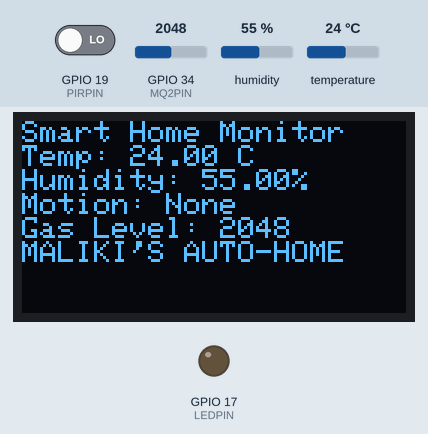
Simulated run of this sketch. Board: ESP32. Parts: 128×64 one-colour display, output pins drawn as LEDs (lit = HIGH). Inputs (shaded band) come from the test bench; at power-on: GPIO 19 (PIRPIN) LOW, GPIO 34 (MQ2PIN) = 2048, humidity 55 %, temperature 24 °C. WiFi joins after 1.5 s; servers stay silent unless stated; the display library's start-up logo is not drawn; no MQTT or app messages arrive unless stated; what the sketch prints to the serial monitor is not drawn.

Above: at 4.8 s.
4.9 s: GPIO 19 (PIRPIN) driven HIGH
At 6.4 s:
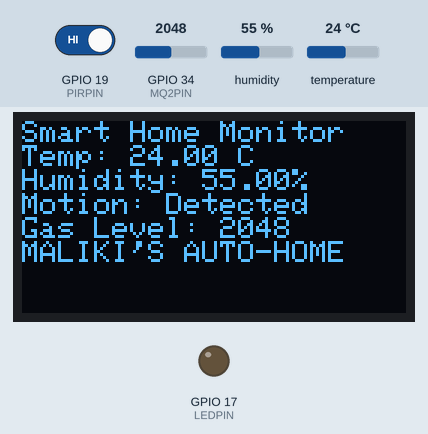
8.1 s: GPIO 34 (MQ2PIN) set to 260
At 9.4 s:
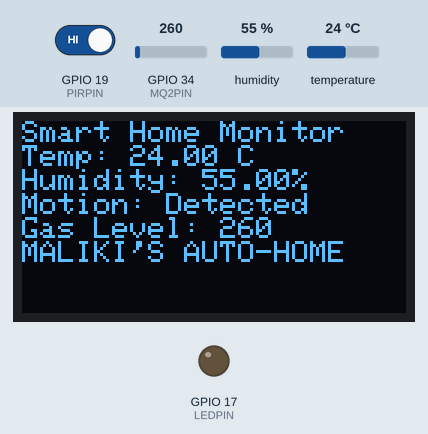
13.1 s: GPIO 19 (PIRPIN) driven LOW
At 14.4 s:
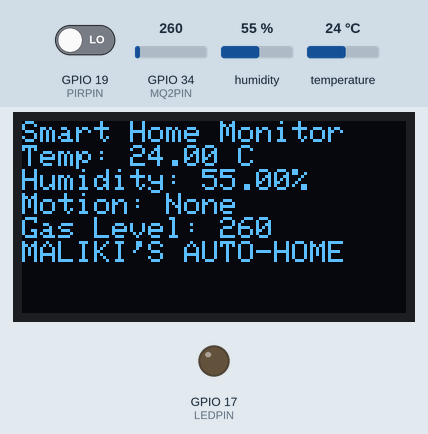
16.1 s: GPIO 34 (MQ2PIN) set to 287
At 17.4 s:
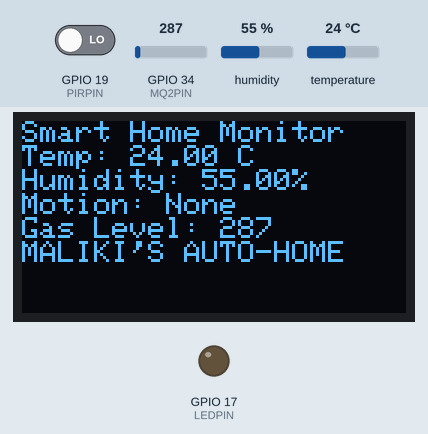
18.1 s: GPIO 34 (MQ2PIN) set to 324
At 19.4 s:
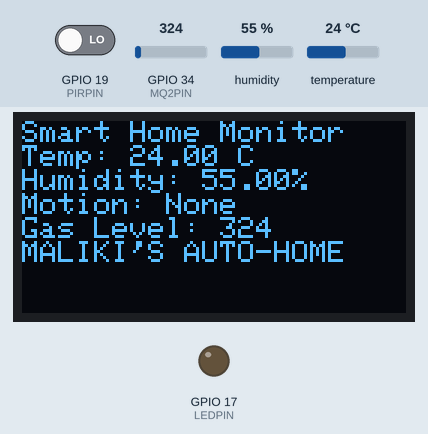
23.1 s: humidity set to 58 %
At 25.4 s:
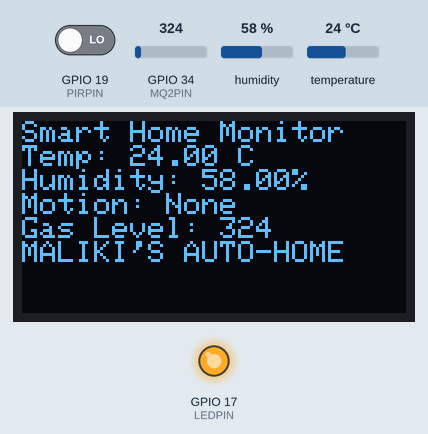
Timing chart, 0 to 26.9 s (numbered marks = the images above; inputs shaded):
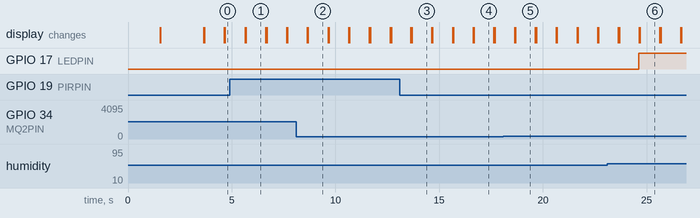

The sketch:

maliki_smarthome.ino
```cpp
#include <WiFi.h>
#include <PubSubClient.h>
#include <DHT.h>
#include <Wire.h>
#include <Adafruit_GFX.h>
#include <Adafruit_SSD1306.h>
#include <ArduinoJson.h>

unsigned long previousMillis = 0;
const long interval = 1000;  // Update interval in milliseconds

// Network credentials
// Remember to fill your SSID and WiFi password
const char* ssid = "......";
const char* password = "......";

// ThingsBoard device token
// Remember to fill your ThingsBoard token
const char* token = "......";

// DHT setup
#define DHTPIN 23 // ESP32 pin connected to DHT22 data pin
#define DHTTYPE DHT22
DHT dht(DHTPIN, DHTTYPE);

// PIR setup
#define PIRPIN 19 // ESP32 pin connected to PIR sensor's output pin

// MQ2 setup
#define MQ2PIN 34 // ESP32 pin connected to MQ2 sensor's analog output

// LED setup
#define LEDPIN 17 // ESP32 pin connected to LED (for HVAC simulation)

// OLED display setup
#define SCREEN_WIDTH 128 // OLED display width, in pixels
#define SCREEN_HEIGHT 64 // OLED display height, in pixels
#define OLED_RESET -1 // Reset pin # (or -1 if sharing Arduino reset pin)
Adafruit_SSD1306 display(SCREEN_WIDTH, SCREEN_HEIGHT, &Wire, OLED_RESET);

// Comfortable range constants
const float COMFORTABLE_TEMP_LOW = 20.0; // 20 degrees Celsius
const float COMFORTABLE_TEMP_HIGH = 28.5; // 27 degrees Celsius
const float COMFORTABLE_HUM_LOW = 40.0; // 40% RH
const float COMFORTABLE_HUM_HIGH = 57.0; // 60% RH

bool hvacStatus = false;
bool motionDetected = false;
bool gasLeak = false;

// Gas threshold for alarm
const int GAS_THRESHOLD = 300; // Example threshold value for the MQ2 sensor

WiFiClient wiFiClient;
PubSubClient client(wiFiClient);

String createJsonPayload(float temperature, float humidity, int pirValue, int mq2Value) {
  String payload = "{";
  payload += "\"temperature\":"; payload += String(temperature); payload += ",";
  payload += "\"humidity\":"; payload += String(humidity); payload += ",";
  payload += "\"motion\":"; payload += pirValue ? "true" : "false"; payload += ",";
  payload += "\"gas\":"; payload += String(mq2Value);
  payload += "}";
  return payload;
}

void updateAttributes() {
  // Prepare the attribute JSON payload
  String attributesPayload = "{\"hvacStatus\":" + String(hvacStatus) + ", \"gasLeak\":" + String(gasLeak) + "}";

  // Convert payload to character array
  char attributes[attributesPayload.length() + 1];
  attributesPayload.toCharArray(attributes, sizeof(attributes));

  // Publish the attributes to ThingsBoard
  client.publish("v1/devices/me/attributes", attributes);
}


String handleRPC(String payload) {
  Serial.println("Received RPC: " + payload);  // Log the received RPC payload

  DynamicJsonDocument doc(1024);
  DeserializationError error = deserializeJson(doc, payload);
  if (error) {
    Serial.print(F("deserializeJson() failed with code "));
    Serial.println(error.c_str());
    return "{\"error\":\"JSON parsing failed\"}";
  }

  String method = doc["method"];
  String params = doc["params"];
  Serial.println("RPC Method: " + method);  // Log the RPC method
  Serial.println("RPC Params: " + params);  // Log the RPC parameters

  // Initialize response JSON object
  DynamicJsonDocument respDoc(1024);
  String responsePayload;

  // Handling different RPC methods
  if (method == "setHVACStatus") {
    hvacStatus = (params == "true");
    digitalWrite(LEDPIN, hvacStatus ? HIGH : LOW);
    respDoc["hvacStatus"] = hvacStatus;
    Serial.println("HVAC status set to: " + String(hvacStatus));  // Log the action taken
  } else if (method == "checkMotionDetected") {
    motionDetected = (digitalRead(PIRPIN) == HIGH);
    respDoc["motionDetected"] = motionDetected;
    Serial.println("Motion detected: " + String(motionDetected));  // Log the motion status
  } else if (method == "checkGasLeak") {
    int mq2Value = analogRead(MQ2PIN);
    gasLeak = (mq2Value > GAS_THRESHOLD);
    respDoc["gasLeak"] = gasLeak;
    Serial.println("Gas leak status: " + String(gasLeak));  // Log the gas leak status
  } else {
    respDoc["error"] = "Unknown method";
    Serial.println("Received unknown RPC method");  // Log the error
  }

  // Serialize the JSON response
  serializeJson(respDoc, responsePayload);
  Serial.println("RPC Response: " + responsePayload);  // Log the response payload

  return responsePayload;
}


// Callback function for handling RPC requests
void callback(char* topic, byte* payload, unsigned int length) {
  Serial.print("Message received on topic: ");
  Serial.println(topic);
  Serial.print("Payload length: ");
  Serial.println(length);
  Serial.print("Payload: ");

  // Print the payload as a string, not just as characters
  for (int i = 0; i < length; i++) {
    Serial.print((char)payload[i]);
  }
  Serial.println(); // Print a newline

  // Convert topic and payload to string
  String topicStr = topic;
  String payloadStr = String((char*)payload).substring(0, length);

  // Print out the payload string for easier debugging
  Serial.print("Payload as String: ");
  Serial.println(payloadStr);

  // Parse the topic to determine the RPC method name and request ID
  int lastSlashIndex = topicStr.lastIndexOf('/');
  String requestId = topicStr.substring(lastSlashIndex + 1);

  // Handle the RPC command and get the response payload
  String responsePayload = handleRPC(payloadStr);

  // Print the response payload
  Serial.print("Response Payload: ");
  Serial.println(responsePayload);

  // Send a response back to the server
  String responseTopic = "v1/devices/me/rpc/response/" + requestId;
  client.publish(responseTopic.c_str(), responsePayload.c_str());
}


void handleHVAC(float temperature, float humidity) {
  if (temperature >= COMFORTABLE_TEMP_HIGH || humidity >= COMFORTABLE_HUM_HIGH) {
    digitalWrite(LEDPIN, HIGH);
    hvacStatus = true;
  } else {
  //else if (temperature < COMFORTABLE_TEMP_LOW || humidity < COMFORTABLE_HUM_LOW) {
    digitalWrite(LEDPIN, LOW);
    hvacStatus = false;
  }
    // Prepare the JSON string for publishing
  String hvacStatusJson = "{\"hvacStatus\":" + String(hvacStatus) + "}";
  // Send the HVAC status to ThingsBoard as telemetry data.
  client.publish("v1/devices/me/telemetry", hvacStatusJson.c_str());
}


void handleAlarms(int mq2Value, int pirValue) {

  String alarmMessage = createJsonPayload(0, 0, pirValue, mq2Value);
  char alarmAttributes[100];
  alarmMessage.toCharArray(alarmAttributes, 100);
  client.publish("v1/devices/me/attributes", alarmAttributes);

  // Display alarm on OLED
  display.clearDisplay();
  display.setCursor(0,0);
  display.print(F("ALARM!"));
  if (mq2Value > GAS_THRESHOLD) {
    display.println(F(" Gas Leak!"));
    client.publish("v1/devices/me/telemetry", "{\"gasDetected\":true}");
  } else {
    client.publish("v1/devices/me/telemetry", "{\"gasDetected\":false}");
  }
  if (pirValue) {
    display.println(F(" Motion Detected!"));
    client.publish("v1/devices/me/telemetry", "{\"motionDetected\":true}");
  } else {
    client.publish("v1/devices/me/telemetry", "{\"motionDetected\":false}");
  }
  display.display();
}

void updateOLED(float temperature, float humidity, int pirValue, int mq2Value) {
  display.clearDisplay();
  display.setTextSize(1);
  display.setTextColor(SSD1306_WHITE);
  display.setCursor(0,0);
  display.print(F("Smart Home Monitor\n"));
  display.print(F("Temp: "));
  display.print(temperature);
  display.println(" C");
  display.print(F("Humidity: "));
  display.print(humidity);
  display.println('%');
  display.print(F("Motion: "));
  display.println(pirValue ? F("Detected") : F("None"));
  display.print(F("Gas Level: "));
  display.println(mq2Value);
  display.print(F("MALIKI'S AUTO-HOME"));
  display.display();
}

void handleNetwork(float temperature, float humidity, int pirValue, int mq2Value) {
  if (WiFi.status() != WL_CONNECTED) {
    reconnectWiFi();
  }

  if (!client.connected()) {
    reconnectMQTT();
  } else {
    publishTelemetry(temperature, humidity, pirValue, mq2Value);
  }
}

void publishTelemetry(float temperature, float humidity, int pirValue, int mq2Value) {
  String payload = createJsonPayload(temperature, humidity, pirValue, mq2Value);
  Serial.print("Publishing telemetry: ");
  Serial.println(payload);
  char telemetry[100];
  payload.toCharArray(telemetry, 100);
  if (client.publish("v1/devices/me/telemetry", telemetry)) {
    Serial.println("Telemetry published successfully.");
    }
  else {
    Serial.println("Telemetry publish failed.");
  }
}

void reconnectWiFi() {
  WiFi.begin(ssid, password);
  Serial.print(F("Reconnecting to WiFi... "));
  unsigned long startTime = millis();
  while (WiFi.status() != WL_CONNECTED && millis() - startTime < 5000) {
    delay(500);
    Serial.print(F("."));
  }
  if (WiFi.status() == WL_CONNECTED) {
    Serial.println(F("Connected to WiFi"));
  } else {
    Serial.println(F("Failed to connect to WiFi"));
  }
  Serial.println();
  Serial.println("WiFi connected");
  Serial.print("IP address: ");
  Serial.println(WiFi.localIP());

}

void reconnectMQTT() {
  while (!client.connected()) {
    Serial.print(F("Attempting MQTT connection..."));
    if (client.connect("ESP32Client", token, NULL)) {
      Serial.println(F("Connected to MQTT broker"));
      client.subscribe("v1/devices/me/rpc/request/+");
      Serial.println("Subscribed to RPC requests.");
    } else {
      Serial.print(F("Failed to connect to MQTT broker, rc="));
      Serial.print(client.state());
      Serial.println(F(". Trying again in 5 seconds."));
      delay(5000);
    }
  }
}

void setup() {
  Serial.begin(115200);
  pinMode(LEDPIN, OUTPUT);
  dht.begin();
  pinMode(PIRPIN, INPUT);
  pinMode(MQ2PIN, INPUT);
  client.setServer("thingsboard.cloud", 1883);
  client.setCallback(callback);
  client.subscribe("v1/devices/me/rpc/request/+");
  reconnectWiFi();
  reconnectMQTT();

  if (!display.begin(SSD1306_SWITCHCAPVCC, 0x3C)) {
    Serial.println(F("SSD1306 allocation failed"));
    for (;;);
  }
  display.display();
  delay(2000);
  display.clearDisplay();

  WiFi.begin(ssid, password);
  while (WiFi.status() != WL_CONNECTED) {
    delay(500);
    Serial.println("Connecting to WiFi...");
  }


}

void loop() {
  unsigned long currentMillis = millis();
  if (currentMillis - previousMillis >= interval) {
    previousMillis = currentMillis;

    float humidity = dht.readHumidity();
    float temperature = dht.readTemperature();
    int pirValue = digitalRead(PIRPIN);
    int mq2Value = analogRead(MQ2PIN);

    if (isnan(humidity) || isnan(temperature)) {
      Serial.println(F("Failed to read from DHT sensor!"));
      delay(1000);
      return;
    }

    handleHVAC(temperature, humidity);
    handleAlarms(mq2Value, pirValue);
    updateOLED(temperature, humidity, pirValue, mq2Value);
    handleNetwork(temperature, humidity, pirValue, mq2Value);
    updateAttributes();

    delay(500);
    if (!client.connected()) {
    reconnectMQTT();
    }
    client.loop();

    Serial.print("Reading sensors: Temp=");
    Serial.print(temperature);
    Serial.print(", Humidity=");
    Serial.print(humidity);
    Serial.print(", PIR Value=");
    Serial.print(pirValue);
    Serial.print(", MQ2 Value=");
    Serial.println(mq2Value);
  }
}
```

Measured:
- the behaviour switches between 300 and 301 on GPIO 34 (MQ2PIN) (found by bisection; images 4 and 5)
- the behaviour switches between 56 and 57 % on humidity (found by bisection; images 5 and 6)
- after the input at 4.9 s, the display: first changes after 0.74 s (image 1 shows a later state)
- after the input at 8.1 s, the display: first changes after 0.54 s (image 2 shows a later state)
- after the input at 13.1 s, the display: first changes after 0.54 s (image 3 shows a later state)
- after the input at 16.1 s, the display: first differs from a run without the input after 0.57 s (image 4)
- after the input at 18.1 s, the display: first changes after 0.55 s (image 5 shows a later state)
- after the input at 23.1 s, GPIO 17 (LEDPIN): LOW → HIGH after 1.5 s; the display: first differs from a run without the input after 1.6 s (image 6)
